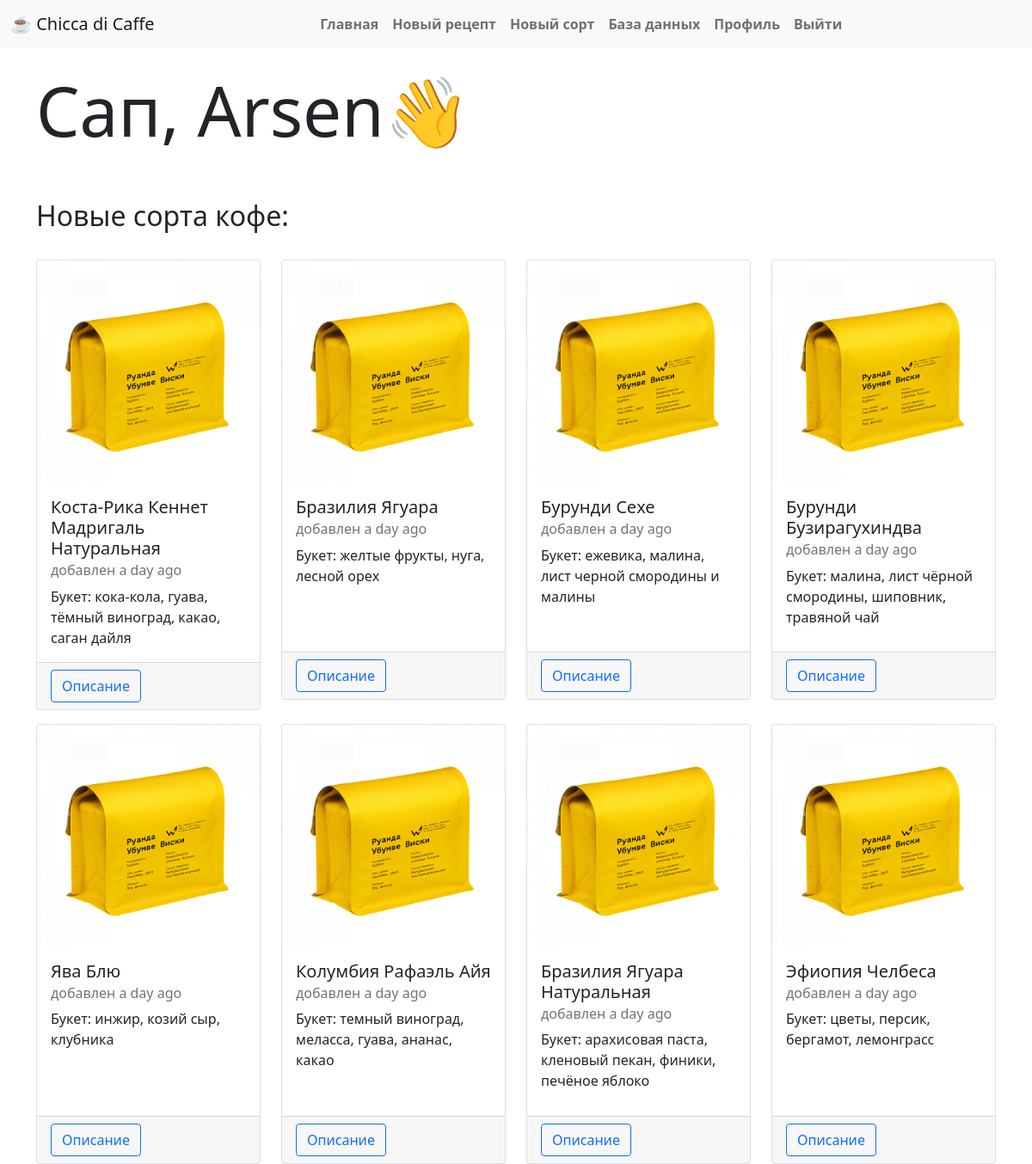
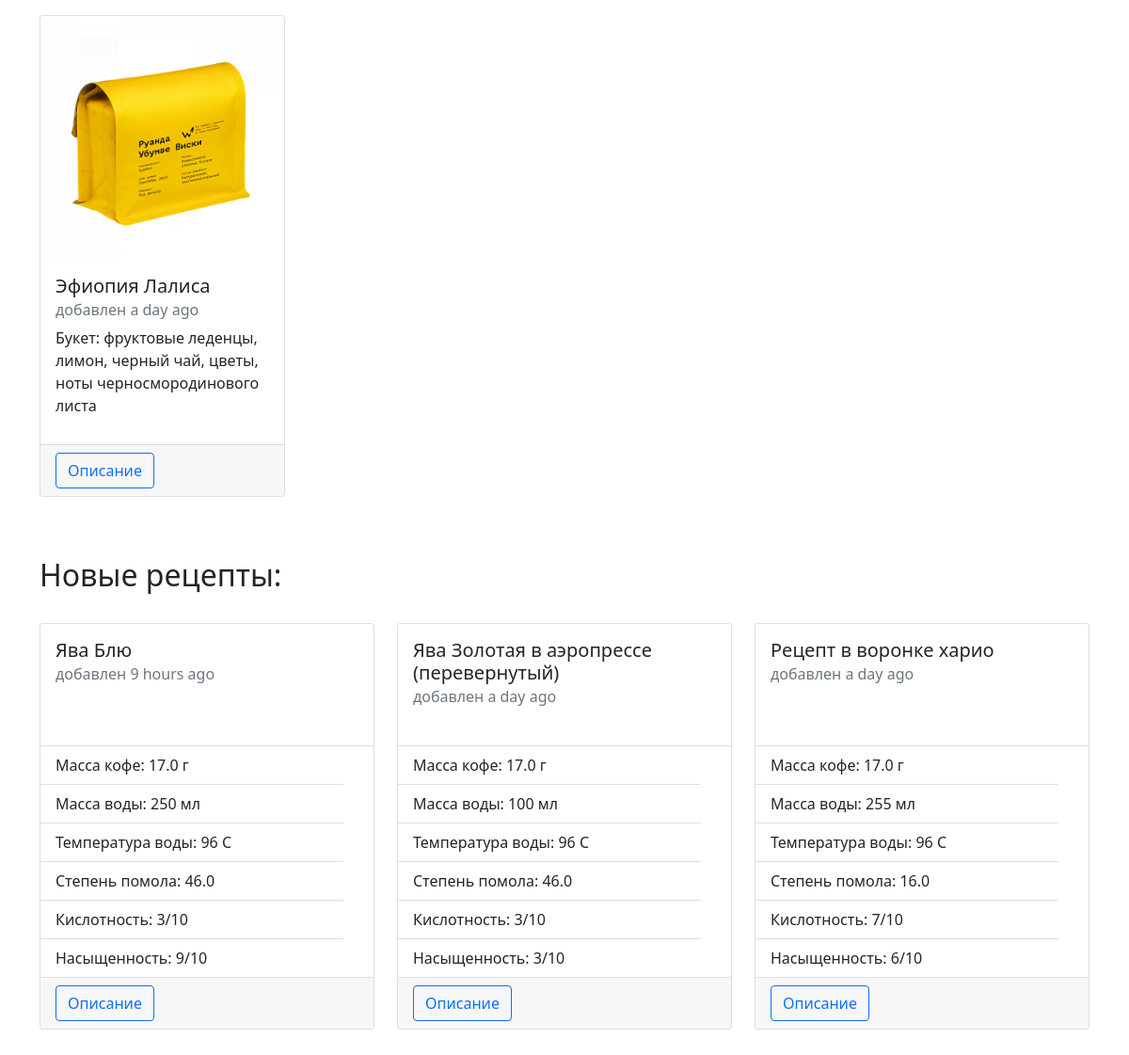
The app's page /index (signed in) with its own data (2 pictures, top to bottom).
### app/models.py (models this page shows, shortened)
class User(UserMixin, db.Model):
    id = db.Column(db.Integer, primary_key=True)
    username = db.Column(db.String(32), index=True, unique=True)
    email = db.Column(db.String(120), index=True, unique=True)
    password_hash = db.Column(db.String(128))
    recipes = db.relationship('Recipe', backref='author', lazy='dynamic')

class Sort(db.Model):  # SearchableMixin, db.Model):
    __searchable__ = ['title', 'bouquet']
    id = db.Column(db.Integer, primary_key=True)
    title = db.Column(db.String(60), index=True, unique=True)
    bouquet = db.Column(db.String(120))
    description = db.Column(db.Text())
    timestamp = db.Column(db.DateTime, index=True, default=datetime.utcnow())
    user_id = db.Column(db.Integer, db.ForeignKey('user.id'))

class Recipe(db.Model):
    title = db.Column(db.String(200), index=True, unique=True)
    id = db.Column(db.Integer, primary_key=True)
    timestamp = db.Column(db.DateTime, index=True, default=datetime.utcnow)
    user_id = db.Column(db.Integer, db.ForeignKey('user.id'))
    sort_id = db.Column(db.Integer, db.ForeignKey('sort.id'))
    coffee_mass = db.Column(db.Float)
    water_mass = db.Column(db.Integer)
    water_temp = db.Column(db.Integer)
    grinding = db.Column(db.Float)
    acidity = db.Column(db.Integer)
    tds = db.Column(db.Integer)
    body = db.Column(db.Text())

### app/routes.py (the view)
@app.route('/')
@app.route('/index')
def index():
    sorts = Sort.query.order_by(Sort.timestamp).all()[::-1]
    recipes = Recipe.query.order_by(Recipe.timestamp).all()[::-1]
    return render_template('index.html', title='Главная', sorts=sorts, recipes=recipes, ADMIN_EMAILS=Config.ADMINS)

### app/models.py (called while the page is built)
@login.user_loader
def load_user(user_id):
    return User.query.get(int(user_id))

### app/templates/index.html
{% extends "base.html" %}
{% block app_content %}
    <h1 class="display-1">
        {% if current_user.username %}
        Сап, {{ current_user.username }}👋
        {% else %}
        Привет, гость👋
        {% endif %}
    </h1>
    <br>
    {% if sorts %}
    <br>
    <h2>Новые сорта кофе:</h2>
    <br>
    <div class="row">
        {% for sort in sorts %}
            {% include 'sort_card.html' %}
        {% endfor %}
    </div>
    <br>
    {% endif %}
    {% if recipes %}
    <br>
    <h2>Новые рецепты:</h2>
    <br>
    <div class="row">
        {% for recipe in recipes %}
            {% include 'recipe_card.html' %}
        {% endfor %}
    </div>
    <br>
    {% endif %}
{% endblock %}

### app/templates/sort_card.html
<div class="col-sm-3">
<div class="card" style="min-height: 32rem; margin-bottom: 1rem;">
    <img src="{{ url_for( 'static', filename='img/empty.png', v=1)}}" class="card-img-top" alt="...">
    <div class="card-body">
        <h5 class="card-title">{{ sort.title }}</h5>
        <h6 class="card-subtitle mb-2 text-muted">
            добавлен {{ moment(sort.timestamp).fromNow() }}
        </h6>
        <p class="card-text">Букет: {{ sort.bouquet }}</p>
    </div>
    <div class="card-footer">
        <a href="{{ url_for('sort', sort_id=sort.id) }}" class="btn btn-outline-primary">Описание</a>
    </div>
</div>
</div>

### app/templates/recipe_card.html
<div class="col-sm-4">
<div class="card" style="min-height: 27rem; margin-bottom: 1rem;">
    <div class="card-body">
        <h5 class="card-title">{{ recipe.title }}</h5>
        <h6 class="card-subtitle mb-2 text-muted">добавлен {{ moment(recipe.timestamp).fromNow() }}</h6>
    </div>
    <ul class="list-group list-group-flush">
        <li class="list-group-item">Масса кофе: {{ recipe.coffee_mass }} г</li>
        <li class="list-group-item">Масса воды: {{ recipe.water_mass }} мл</li>
        <li class="list-group-item">Температура воды: {{ recipe.water_temp }} C</li>
        <li class="list-group-item">Степень помола: {{ recipe.grinding }}</li>
        <li class="list-group-item">Кислотность: {{ recipe.acidity }}/10</li>
        <li class="list-group-item">Насыщенность: {{ recipe.tds }}/10</li>
    </ul>
    <div class="card-footer">
        <a href="{{ url_for('recipe', recipe_id=recipe.id) }}" class="btn btn-outline-primary">Описание</a>
    </div>
</div>
</div>

### records on screen
User: username "Arsen"
Sort: title "Коста-Рика Кеннет Мадригаль Натуральная", timestamp "a day ago", bouquet "кока-кола, гуава, тёмный виноград, какао, саган дайля"
Sort: title "Бразилия Ягуара", timestamp "a day ago", bouquet "желтые фрукты, нуга, лесной орех"
Sort: title "Бурунди Сехе", timestamp "a day ago", bouquet "ежевика, малина, лист черной смородины и малины"
Sort: title "Бурунди Бузирагухиндва", timestamp "a day ago", bouquet "малина, лист чёрной смородины, шиповник, травяной чай"
Sort: title "Ява Блю", timestamp "a day ago", bouquet "инжир, козий сыр, клубника"
Sort: title "Колумбия Рафаэль Айя", timestamp "a day ago", bouquet "темный виноград, меласса, гуава, ананас, какао"
Sort: title "Бразилия Ягуара Натуральная", timestamp "a day ago", bouquet "арахисовая паста, кленовый пекан, финики, печёное яблоко"
Sort: title "Эфиопия Челбеса", timestamp "a day ago", bouquet "цветы, персик, бергамот, лемонграсс"
Sort: title "Эфиопия Лалиса", timestamp "a day ago", bouquet "фруктовые леденцы, лимон, черный чай, цветы, ноты черносмородинового листа"
Recipe: title "Ява Блю", timestamp "9 hours ago", coffee_mass "17.0", water_mass "250", water_temp "96", grinding "46.0", acidity "3", tds "9"
Recipe: title "Ява Золотая в аэропрессе (перевернутый)", timestamp "a day ago", coffee_mass "17.0", water_mass "100", water_temp "96", grinding "46.0", acidity "3", tds "3"
Recipe: title "Рецепт в воронке харио", timestamp "a day ago", coffee_mass "17.0", water_mass "255", water_temp "96", grinding "16.0", acidity "7", tds "6"
